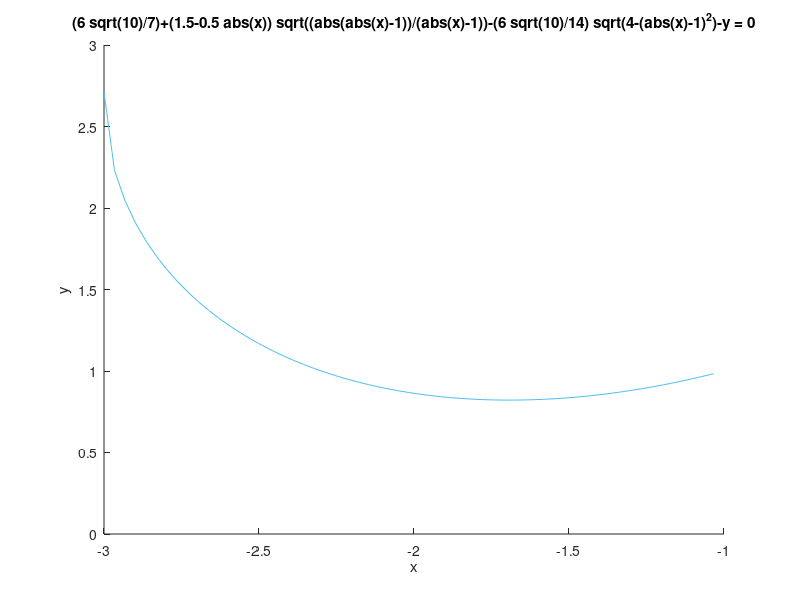

MATLAB code to generate this figure: (Note: this script raises an error after producing the figure.)

%Defining the 6 terms of Batman equation
f1='((x/7)^2)*sqrt((abs(abs(x)-3))/(abs(x)-3))+(y/3)^2*sqrt(abs(y+3*(sqrt(33))/7)/(y+3*(sqrt(33))/7))-1';
f2='abs(x/2)-((3*sqrt(33)-7)/112)*x^2-3+sqrt(1-(abs(abs(x)-2)-1)^2)-y';
f3='9*sqrt((abs((abs(x)-1)*(abs(x)-0.75)))/((1-abs(x))*(abs(x)-0.75)))-8*abs(x)-y';
f4='3*abs(x)+0.75*sqrt(abs((abs(x)-0.75)*(abs(x)-0.5))/(0.75-abs(x))*(abs(x)-0.5))-y';
f5='2.25*sqrt((abs((x-0.5)*(x+0.5)))/((0.5-x)*(0.5+x)))-y';
f6='(6*sqrt(10)/7)+(1.5-0.5*abs(x))*sqrt((abs(abs(x)-1))/(abs(x)-1))-(6*sqrt(10)/14)*sqrt(4-(abs(x)-1)^2)-y';

figure; %launch a new figure
axis([-8 8 -5 5]); %set axes limits 
hold on; %hold on to plot all the lines in one figure

%plot all the terms and specify the interval over which each term is
%defined
h1_1=ezplot(f1,[-8 -3 -3/7*sqrt(33) 10]);
h1_2=ezplot(f1,[3 8 -3/7*sqrt(33) 10]);

h2=ezplot(f2,[-4 4]);

h3_1=ezplot(f3,[0.75 1 0 3]);
h3_2=ezplot(f3,[-1 -0.75 0 3]);

h4_1=ezplot(f4,[0.5 0.75 0 3]);
h4_2=ezplot(f4,[-0.75 -0.5 0 3]);

h5=ezplot(f5,[-0.5 0.5 0 3 ]);

h6_1=ezplot(f6,[1 3 0 3 ]);
h6_2=ezplot(f6,[-3 -1 0 3 ]);

set([h1_1,h1_2,h2,h3_1,h3_2,h4_1,h4_2,h5,h6_1,h6_2],'color','b','Linewidth',2) %set the color and the linewidth of all the lines

title('Batman');
xlabel('');
ylabel('');
